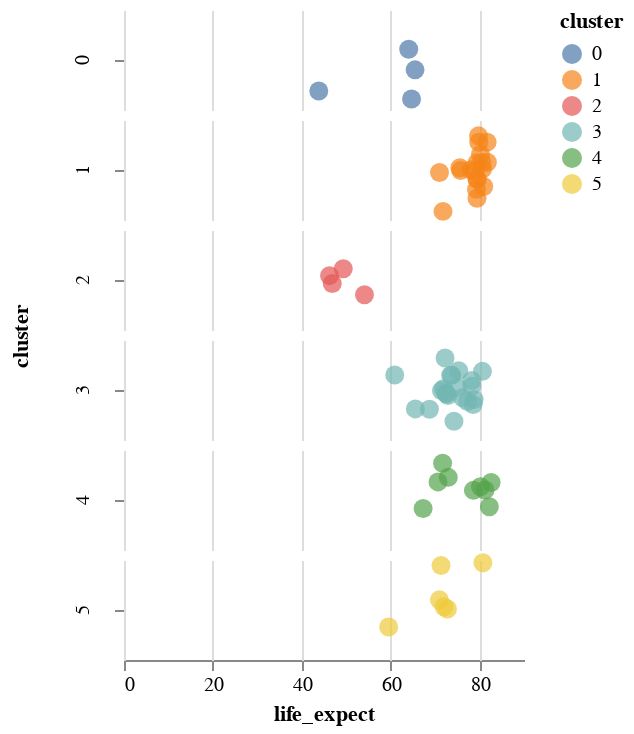

The notebook cell this image was saved under:
### Code cell
alx.stripplot(df[df['year']==2005],x='life_expect',row='cluster',color='cluster:N')

### Figure 1 — Vega-Lite specification as saved in the notebook (floating-point values rounded to 4 significant figures)
{"config": {"view": {"continuousWidth": 400, "continuousHeight": 300, "stroke": null}, "facet": {"spacing": 0}}, "data": {"name": "data-9ed4987e536b5c73726dc971e1d34577"}, "facet": {"row": {"field": "cluster", "type": "quantitative"}}, "spec": {"mark": {"type": "circle", "size": 90}, "encoding": {"color": {"field": "cluster", "type": "nominal"}, "x": {"axis": {}, "field": "life_expect", "type": "quantitative"}, "y": {"axis": {"grid": false, "labels": false, "ticks": true, "values": [0]}, "field": "jitter", "title": null, "type": "quantitative"}}, "height": 50, "transform": [{"calculate": "sqrt(-2*log(random()))*cos(2*PI*random())", "as": "jitter"}], "width": 200}, "$schema": "https://vega.github.io/schema/vega-lite/v5.2.0.json", "datasets": {"data-9ed4987e536b5c73726dc971e1d34577": [{"year": 2005, "country": "Afghanistan", "cluster": 0, "pop": 29928987, "life_expect": 43.83, "fertility": 7.069, "log_pop": 17.21}, {"year": 2005, "country": "Argentina", "cluster": 3, "pop": 39537943, "life_expect": 75.32, "fertility": 2.254, "log_pop": 17.49}, {"year": 2005, "country": "Aruba", "cluster": 3, "pop": 71566, "life_expect": 74.24, "fertility": 2.04, "log_pop": 11.18}, {"year": 2005, "country": "Australia", "cluster": 4, "pop": 20090437, "life_expect": 81.23, "fertility": 1.788, "log_pop": 16.82}, {"year": 2005, "country": "Austria", "cluster": 1, "pop": 8184691, "life_expect": 79.83, "fertility": 1.42, "log_pop": 15.92}, {"year": 2005, "country": "Bahamas", "cluster": 3, "pop": 301790, "life_expect": 73.5, "fertility": 2.022, "log_pop": 12.62}, {"year": 2005, "country": "Bangladesh", "cluster": 0, "pop": 144319628, "life_expect": 64.06, "fertility": 2.826, "log_pop": 18.79}, {"year": 2005, "country": "Barbados", "cluster": 3, "pop": 278870, "life_expect": 77.3, "fertility": 1.5, "log_pop": 12.54}, {"year": 2005, "country": "Belgium", "cluster": 1, "pop": 10364388, "life_expect": 79.44, "fertility": 1.646, "log_pop": 16.15}, {"year": 2005, "country": "Bolivia", "cluster": 3, "pop": 8857870, "life_expect": 65.55, "fertility": 3.5, "log_pop": 16.0}, {"year": 2005, "country": "Brazil", "cluster": 3, "pop": 186112794, "life_expect": 72.39, "fertility": 2.245, "log_pop": 19.04}, {"year": 2005, "country": "Canada", "cluster": 3, "pop": 32805041, "life_expect": 80.65, "fertility": 1.527, "log_pop": 17.31}, {"year": 2005, "country": "Chile", "cluster": 3, "pop": 15980912, "life_expect": 78.55, "fertility": 1.944, "log_pop": 16.59}, {"year": 2005, "country": "China", "cluster": 4, "pop": 1303182268, "life_expect": 72.96, "fertility": 1.725, "log_pop": 20.99}, {"year": 2005, "country": "Colombia", "cluster": 3, "pop": 42954279, "life_expect": 72.89, "fertility": 2.22, "log_pop": 17.58}, {"year": 2005, "country": "Costa Rica", "cluster": 3, "pop": 4016173, "life_expect": 78.78, "fertility": 2.099, "log_pop": 15.21}, {"year": 2005, "country": "Croatia", "cluster": 1, "pop": 4495904, "life_expect": 75.75, "fertility": 1.346, "log_pop": 15.32}, {"year": 2005, "country": "Cuba", "cluster": 3, "pop": 11346670, "life_expect": 78.27, "fertility": 1.49, "log_pop": 16.24}, {"year": 2005, "country": "Dominican Republic", "cluster": 3, "pop": 9049595, "life_expect": 72.23, "fertility": 2.81, "log_pop": 16.02}, {"year": 2005, "country": "Ecuador", "cluster": 3, "pop": 13363593, "life_expect": 74.99, "fertility": 2.578, "log_pop": 16.41}, {"year": 2005, "country": "Egypt", "cluster": 5, "pop": 77505756, "life_expect": 71.34, "fertility": 2.891, "log_pop": 18.17}, {"year": 2005, "country": "El Salvador", "cluster": 3, "pop": 6704932, "life_expect": 71.88, "fertility": 2.683, "log_pop": 15.72}, {"year": 2005, "country": "Finland", "cluster": 1, "pop": 5223442, "life_expect": 79.31, "fertility": 1.825, "log_pop": 15.47}, {"year": 2005, "country": "France", "cluster": 1, "pop": 60656178, "life_expect": 80.66, "fertility": 1.892, "log_pop": 17.92}, {"year": 2005, "country": "Georgia", "cluster": 1, "pop": 4677401, "life_expect": 70.99, "fertility": 1.407, "log_pop": 15.36}, {"year": 2005, "country": "Germany", "cluster": 1, "pop": 82431390, "life_expect": 79.41, "fertility": 1.36, "log_pop": 18.23}, {"year": 2005, "country": "Greece", "cluster": 1, "pop": 10668354, "life_expect": 79.48, "fertility": 1.325, "log_pop": 16.18}, {"year": 2005, "country": "Grenada", "cluster": 3, "pop": 89502, "life_expect": 68.72, "fertility": 2.302, "log_pop": 11.4}, {"year": 2005, "country": "Haiti", "cluster": 3, "pop": 8121622, "life_expect": 60.92, "fertility": 3.545, "log_pop": 15.91}, {"year": 2005, "country": "Hong Kong", "cluster": 4, "pop": 6898686, "life_expect": 82.21, "fertility": 0.966, "log_pop": 15.75}, {"year": 2005, "country": "Iceland", "cluster": 1, "pop": 296737, "life_expect": 81.76, "fertility": 2.052, "log_pop": 12.6}, {"year": 2005, "country": "India", "cluster": 0, "pop": 1080264388, "life_expect": 64.7, "fertility": 2.807, "log_pop": 20.8}, {"year": 2005, "country": "Indonesia", "cluster": 4, "pop": 218465000, "life_expect": 70.65, "fertility": 2.182, "log_pop": 19.2}, {"year": 2005, "country": "Iran", "cluster": 5, "pop": 68017860, "life_expect": 70.96, "fertility": 2.04, "log_pop": 18.04}, {"year": 2005, "country": "Iraq", "cluster": 5, "pop": 26074906, "life_expect": 59.55, "fertility": 4.264, "log_pop": 17.08}, {"year": 2005, "country": "Ireland", "cluster": 1, "pop": 4015676, "life_expect": 78.89, "fertility": 1.964, "log_pop": 15.21}, {"year": 2005, "country": "Israel", "cluster": 5, "pop": 6276883, "life_expect": 80.75, "fertility": 2.75, "log_pop": 15.65}, {"year": 2005, "country": "Italy", "cluster": 1, "pop": 58103033, "life_expect": 80.55, "fertility": 1.379, "log_pop": 17.88}, {"year": 2005, "country": "Jamaica", "cluster": 3, "pop": 2735520, "life_expect": 72.57, "fertility": 2.429, "log_pop": 14.82}, {"year": 2005, "country": "Japan", "cluster": 4, "pop": 127417244, "life_expect": 82.6, "fertility": 1.27, "log_pop": 18.66}, {"year": 2005, "country": "Kenya", "cluster": 2, "pop": 33829590, "life_expect": 54.11, "fertility": 4.959, "log_pop": 17.34}, {"year": 2005, "country": "South Korea", "cluster": 4, "pop": 22912177, "life_expect": 67.3, "fertility": 1.85, "log_pop": 16.95}, {"year": 2005, "country": "North Korea", "cluster": 4, "pop": 48640671, "life_expect": 78.62, "fertility": 1.21, "log_pop": 17.7}, {"year": 2005, "country": "Lebanon", "cluster": 5, "pop": 3826018, "life_expect": 71.99, "fertility": 2.209, "log_pop": 15.16}, {"year": 2005, "country": "Mexico", "cluster": 3, "pop": 106202903, "life_expect": 76.19, "fertility": 2.211, "log_pop": 18.48}, {"year": 2005, "country": "Netherlands", "cluster": 1, "pop": 16407491, "life_expect": 79.76, "fertility": 1.721, "log_pop": 16.61}, {"year": 2005, "country": "New Zealand", "cluster": 4, "pop": 4035461, "life_expect": 80.2, "fertility": 1.994, "log_pop": 15.21}, {"year": 2005, "country": "Nigeria", "cluster": 2, "pop": 128765768, "life_expect": 46.86, "fertility": 5.322, "log_pop": 18.67}, {"year": 2005, "country": "Norway", "cluster": 1, "pop": 4593041, "life_expect": 80.2, "fertility": 1.848, "log_pop": 15.34}, {"year": 2005, "country": "Pakistan", "cluster": 0, "pop": 162419946, "life_expect": 65.48, "fertility": 3.521, "log_pop": 18.91}, {"year": 2005, "country": "Peru", "cluster": 3, "pop": 27925628, "life_expect": 71.42, "fertility": 2.506, "log_pop": 17.15}, {"year": 2005, "country": "Philippines", "cluster": 4, "pop": 87857473, "life_expect": 71.69, "fertility": 3.233, "log_pop": 18.29}, {"year": 2005, "country": "Poland", "cluster": 1, "pop": 38557984, "life_expect": 75.56, "fertility": 1.227, "log_pop": 17.47}, {"year": 2005, "country": "Portugal", "cluster": 1, "pop": 10566212, "life_expect": 78.1, "fertility": 1.455, "log_pop": 16.17}, {"year": 2005, "country": "Rwanda", "cluster": 2, "pop": 8440820, "life_expect": 46.24, "fertility": 5.917, "log_pop": 15.95}, {"year": 2005, "country": "Saudi Arabia", "cluster": 5, "pop": 26417599, "life_expect": 72.78, "fertility": 3.352, "log_pop": 17.09}, {"year": 2005, "country": "South Africa", "cluster": 2, "pop": 44344136, "life_expect": 49.34, "fertility": 2.637, "log_pop": 17.61}, {"year": 2005, "country": "Spain", "cluster": 1, "pop": 40341462, "life_expect": 80.94, "fertility": 1.409, "log_pop": 17.51}, {"year": 2005, "country": "Switzerland", "cluster": 1, "pop": 7489370, "life_expect": 81.7, "fertility": 1.42, "log_pop": 15.83}, {"year": 2005, "country": "Turkey", "cluster": 1, "pop": 69660559, "life_expect": 71.78, "fertility": 2.143, "log_pop": 18.06}, {"year": 2005, "country": "United Kingdom", "cluster": 1, "pop": 60441457, "life_expect": 79.42, "fertility": 1.815, "log_pop": 17.92}, {"year": 2005, "country": "United States", "cluster": 3, "pop": 295734134, "life_expect": 78.24, "fertility": 2.054, "log_pop": 19.5}, {"year": 2005, "country": "Venezuela", "cluster": 3, "pop": 25375281, "life_expect": 73.75, "fertility": 2.547, "log_pop": 17.05}]}}
